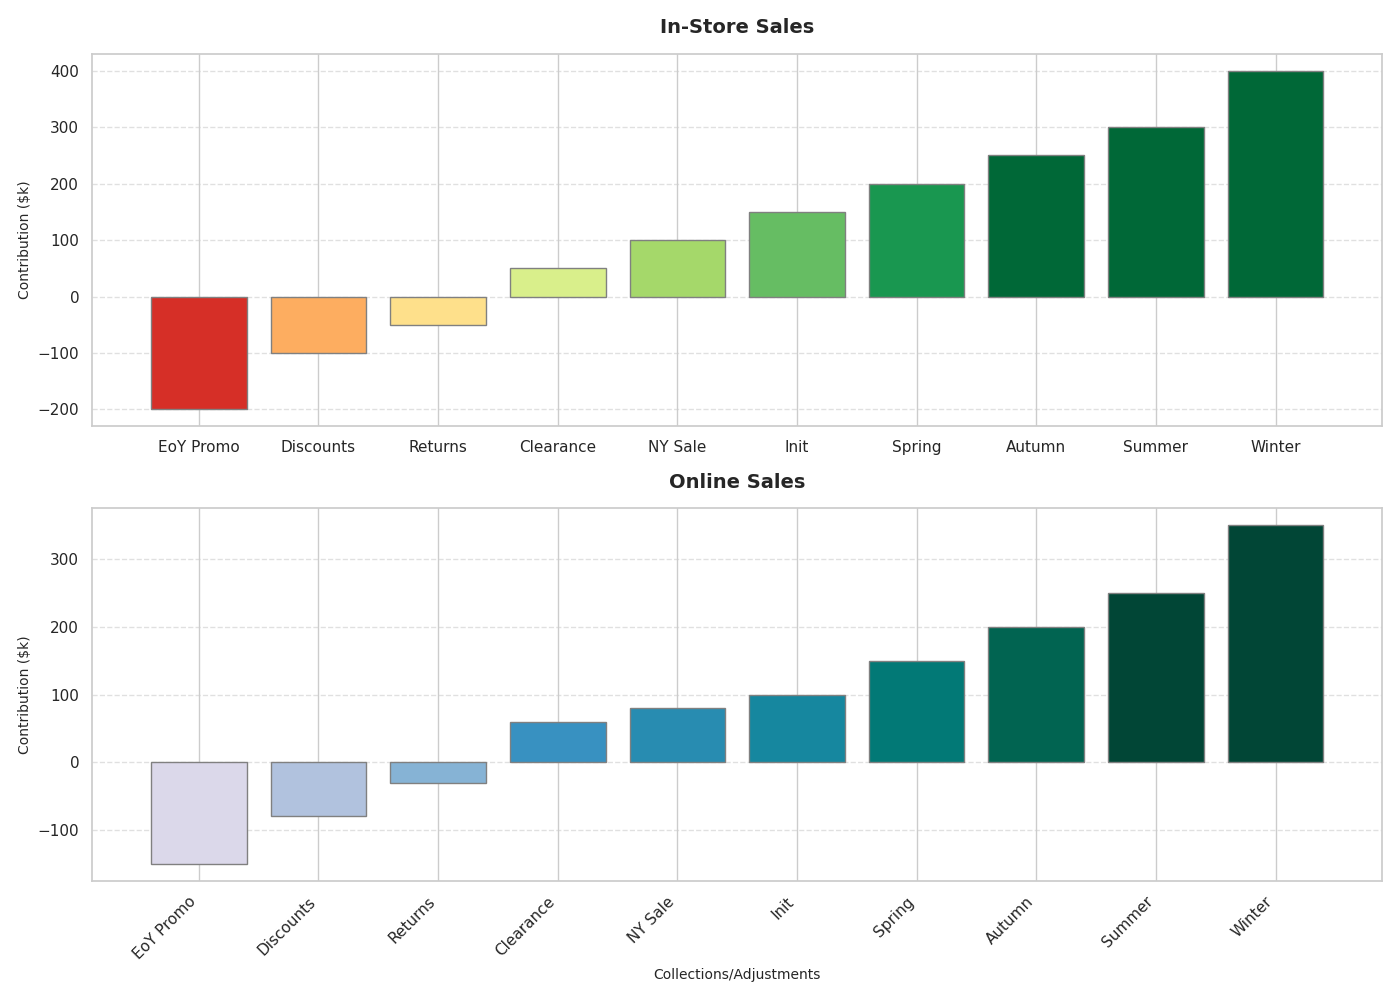

Python code for this plot:
import matplotlib.pyplot as plt
import numpy as np

sales_contributions_instore = [150, 200, -50, 300, -100, 250, 400, -200, 100, 50]
sales_contributions_online = [100, 150, -30, 250, -80, 200, 350, -150, 80, 60]
labels = ["Init", "Spring", "Returns", "Summer", "Discounts", 
          "Autumn", "Winter", "EoY Promo", "NY Sale", "Clearance"]

sorted_indices_instore = np.argsort(sales_contributions_instore)
sorted_indices_online = np.argsort(sales_contributions_online)

sales_contributions_instore_sorted = np.array(sales_contributions_instore)[sorted_indices_instore]
labels_instore_sorted = np.array(labels)[sorted_indices_instore]

sales_contributions_online_sorted = np.array(sales_contributions_online)[sorted_indices_online]
labels_online_sorted = np.array(labels)[sorted_indices_online]

colors_instore = plt.cm.RdYlGn((np.array(sales_contributions_instore_sorted) + 250) / 500)
colors_online = plt.cm.PuBuGn((np.array(sales_contributions_online_sorted) + 250) / 500)

fig, ax = plt.subplots(2, 1, figsize=(14, 10))

ax[0].bar(labels_instore_sorted, sales_contributions_instore_sorted, color=colors_instore, edgecolor='grey')
ax[0].set_title("In-Store Sales", fontsize=14, fontweight='bold', pad=15)
ax[0].set_ylabel('Contribution ($k)', fontsize=10)
ax[0].grid(axis='y', linestyle='--', alpha=0.6)

ax[1].bar(labels_online_sorted, sales_contributions_online_sorted, color=colors_online, edgecolor='grey')
ax[1].set_title("Online Sales", fontsize=14, fontweight='bold', pad=15)
ax[1].set_ylabel('Contribution ($k)', fontsize=10)
ax[1].set_xlabel('Collections/Adjustments', fontsize=10)
ax[1].grid(axis='y', linestyle='--', alpha=0.6)

plt.xticks(rotation=45, ha='right')
plt.tight_layout()
plt.show()
